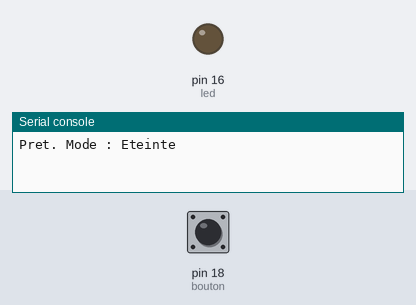
Recording of a program running on a simulated MicroPython board. Parts: output pins drawn as LEDs (lit = HIGH), the last lines printed to the serial console. The inputs (shaded band) are chosen by the test bench; at power-on: pin 18 (bouton) LOW.

Above: at 1.2 s.
1.3 s: pin 18 (bouton) pulled HIGH for 0.15 s
At 1.46 s:
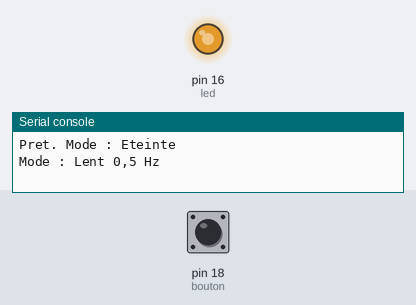
At 2.4 s:
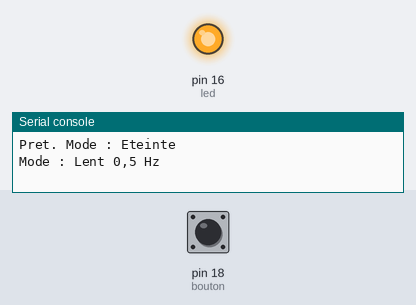
4.4 s: pin 18 (bouton) pulled HIGH for 1 s
7.4 s: pin 18 (bouton) pulled HIGH for 0.15 s
9.1 s: pin 18 (bouton) pulled HIGH for 3.2 s
14.9 s: pin 18 (bouton) pulsed HIGH 5 times (0.12 s each, 0.3 s apart)
Timing chart, 0 to 18.9 s (numbered marks = the images above; inputs shaded):
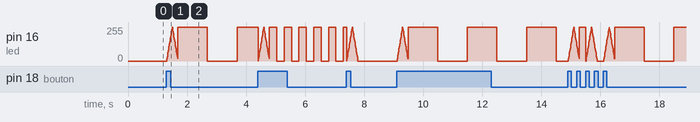

The program:

gpio_prog.py
```python
from machine import Pin, PWM
import time

# CONFIGURATION
PIN_LED = 16
PIN_BOUTON = 18

# Mettre False si ton module bouton envoie 0 (GND) quand on appuie
BOUTON_ACTIF_HAUT = True

# BONUS : nombre d'appuis pour passé à un autre état
APPUIS_PAR_CHANGEMENT = 1

# BONUS : effet de fondu lors du changement de mode
EFFET_TRANSITION = True

ANTI_REBOND_MS = 50  # filtre les rebonds mécaniques du bouton

# Liste des modes (nom, demi période)
MODES = [
    ("Eteinte", None),
    ("Lent 0,5 Hz", 1000),  #1000 est la demi période
    ("Rapide 2 Hz", 250),   #250 est la demi période
]

# mes outils
led = PWM(Pin(PIN_LED))  # PWM pour pouvoir faire des fondus
led.freq(1000)

if BOUTON_ACTIF_HAUT:
    bouton = Pin(PIN_BOUTON, Pin.IN, Pin.PULL_DOWN)
else:
    bouton = Pin(PIN_BOUTON, Pin.IN, Pin.PULL_UP)


def led_on():
    led.duty_u16(65535)


def led_off():
    led.duty_u16(0)


def est_appuye():
    return bouton.value() == (1 if BOUTON_ACTIF_HAUT else 0)


def effet_transition():
    """BONUS : petit fondu montant puis descendant (~0,4 s)."""
    for i in range(0, 65536, 4096):
        led.duty_u16(i)
        time.sleep_ms(12)
    for i in range(65535, -1, -4096):
        led.duty_u16(i)
        time.sleep_ms(12)
    led_off()


# mon programme
mode = 0
compteur_appuis = 0
etat_bouton_prec = False
dernier_changement_bouton = 0
etat_led = False
dernier_basculement = time.ticks_ms()

led_off()
print("Pret. Mode :", MODES[mode][0])

while True:
    maintenant = time.ticks_ms()

    # Lecture du bouton avec anti-rebond
    appuye = est_appuye()
    if (appuye != etat_bouton_prec and
            time.ticks_diff(maintenant, dernier_changement_bouton) > ANTI_REBOND_MS):
        dernier_changement_bouton = maintenant
        etat_bouton_prec = appuye

        if appuye:  # front d'appui détecté
            compteur_appuis += 1
            if compteur_appuis >= APPUIS_PAR_CHANGEMENT:
                compteur_appuis = 0
                mode = (mode + 1) % len(MODES)
                print("Mode :", MODES[mode][0])

                if EFFET_TRANSITION:
                    effet_transition()
                # On démarre le nouveau mode LED allumée (sauf mode éteint)
                if MODES[mode][1] is None:
                    etat_led = False
                    led_off()
                else:
                    etat_led = True
                    led_on()
                dernier_basculement = time.ticks_ms()

    # --- Clignotement non bloquant ---
    demi_periode = MODES[mode][1]
    if demi_periode is not None:
        if time.ticks_diff(time.ticks_ms(), dernier_basculement) >= demi_periode:
            etat_led = not etat_led
            if etat_led:
                led_on()
            else:
                led_off()
            dernier_basculement = time.ticks_ms()

    time.sleep_ms(5)
```
